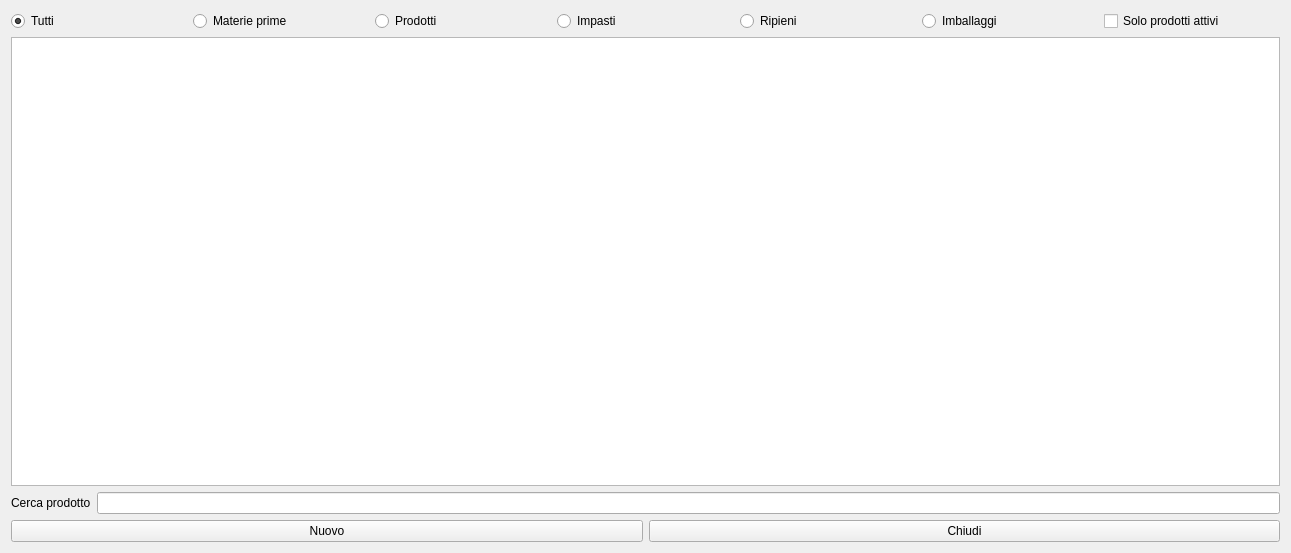
<?xml version="1.0" encoding="UTF-8"?>
<ui version="4.0">
 <class>HProdottiNew</class>
 <widget class="QWidget" name="HProdottiNew">
  <property name="windowModality">
   <enum>Qt::NonModal</enum>
  </property>
  <property name="geometry">
   <rect>
    <x>0</x>
    <y>0</y>
    <width>1291</width>
    <height>553</height>
   </rect>
  </property>
  <property name="windowTitle">
   <string>Prodotti</string>
  </property>
  <property name="windowIcon">
   <iconset resource="resources.qrc">
    <normaloff>:/Resources/Box.PNG</normaloff>:/Resources/Box.PNG</iconset>
  </property>
  <layout class="QVBoxLayout" name="verticalLayout_2">
   <item>
    <layout class="QVBoxLayout" name="verticalLayout">
     <item>
      <layout class="QHBoxLayout" name="horizontalLayout">
       <item>
        <widget class="QRadioButton" name="radioButton">
         <property name="text">
          <string>Tutti</string>
         </property>
         <property name="checked">
          <bool>true</bool>
         </property>
        </widget>
       </item>
       <item>
        <widget class="QRadioButton" name="radioButton_2">
         <property name="text">
          <string>Materie prime</string>
         </property>
        </widget>
       </item>
       <item>
        <widget class="QRadioButton" name="radioButton_3">
         <property name="text">
          <string>Prodotti</string>
         </property>
        </widget>
       </item>
       <item>
        <widget class="QRadioButton" name="radioButton_4">
         <property name="text">
          <string>Impasti</string>
         </property>
        </widget>
       </item>
       <item>
        <widget class="QRadioButton" name="radioButton_5">
         <property name="text">
          <string>Ripieni</string>
         </property>
        </widget>
       </item>
       <item>
        <widget class="QRadioButton" name="radioButton_6">
         <property name="text">
          <string>Imballaggi</string>
         </property>
        </widget>
       </item>
       <item>
        <widget class="QCheckBox" name="checkBox">
         <property name="text">
          <string>Solo prodotti attivi</string>
         </property>
        </widget>
       </item>
      </layout>
     </item>
     <item>
      <widget class="QTableView" name="tvProdotti">
       <property name="alternatingRowColors">
        <bool>true</bool>
       </property>
       <property name="selectionMode">
        <enum>QAbstractItemView::SingleSelection</enum>
       </property>
       <property name="selectionBehavior">
        <enum>QAbstractItemView::SelectRows</enum>
       </property>
       <property name="sortingEnabled">
        <bool>true</bool>
       </property>
       <attribute name="horizontalHeaderShowSortIndicator" stdset="0">
        <bool>true</bool>
       </attribute>
       <attribute name="horizontalHeaderStretchLastSection">
        <bool>true</bool>
       </attribute>
       <attribute name="verticalHeaderStretchLastSection">
        <bool>false</bool>
       </attribute>
      </widget>
     </item>
     <item>
      <layout class="QFormLayout" name="formLayout">
       <item row="0" column="0">
        <widget class="QLabel" name="label">
         <property name="text">
          <string>Cerca prodotto</string>
         </property>
        </widget>
       </item>
       <item row="0" column="1">
        <widget class="QLineEdit" name="lineEdit">
         <property name="clearButtonEnabled">
          <bool>true</bool>
         </property>
        </widget>
       </item>
      </layout>
     </item>
    </layout>
   </item>
   <item>
    <layout class="QGridLayout" name="gridLayout">
     <item row="0" column="0">
      <widget class="QPushButton" name="pushButton">
       <property name="text">
        <string>Nuovo</string>
       </property>
       <property name="icon">
        <iconset resource="resources.qrc">
         <normaloff>:/Resources/Plus.PNG</normaloff>:/Resources/Plus.PNG</iconset>
       </property>
       <property name="iconSize">
        <size>
         <width>32</width>
         <height>32</height>
        </size>
       </property>
      </widget>
     </item>
     <item row="0" column="1">
      <widget class="QPushButton" name="pushButton_2">
       <property name="text">
        <string>Chiudi</string>
       </property>
       <property name="icon">
        <iconset resource="resources.qrc">
         <normaloff>:/Resources/Actions-window-close-icon.png</normaloff>:/Resources/Actions-window-close-icon.png</iconset>
       </property>
       <property name="iconSize">
        <size>
         <width>32</width>
         <height>32</height>
        </size>
       </property>
      </widget>
     </item>
    </layout>
   </item>
  </layout>
 </widget>
 <resources>
  <include location="resources.qrc"/>
 </resources>
 <connections/>
</ui>
